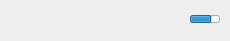
<?xml version="1.0" encoding="UTF-8"?>
<ui version="4.0">
 <class>VideoControl</class>
 <widget class="QWidget" name="VideoControl">
  <property name="geometry">
   <rect>
    <x>0</x>
    <y>0</y>
    <width>230</width>
    <height>41</height>
   </rect>
  </property>
  <property name="sizePolicy">
   <sizepolicy hsizetype="Fixed" vsizetype="Fixed">
    <horstretch>0</horstretch>
    <verstretch>0</verstretch>
   </sizepolicy>
  </property>
  <property name="windowTitle">
    <string notr="true">Form</string>
  </property>
  <property name="styleSheet">
   <string notr="true"/>
  </property>
  <widget class="MouseHoverButton" name="btnPause">
   <property name="geometry">
    <rect>
     <x>31</x>
     <y>8</y>
     <width>40</width>
     <height>31</height>
    </rect>
   </property>
   <property name="toolTip">
    <string>Pause</string>
   </property>
   <property name="text">
    <string/>
   </property>
   <property name="icon">
    <iconset resource="resources/resources.qrc">
     <normaloff>:/control/pause_default</normaloff>
     <normalon>:/control/pause_clicked</normalon>
     <disabledoff>:/control/pause_default</disabledoff>
     <disabledon>:/control/pause_default</disabledon>
     <activeoff>:/control/pause_hover</activeoff>
     <activeon>:/control/pause_hover</activeon>
     <selectedoff>:/control/pause_default</selectedoff>
     <selectedon>:/control/pause_default</selectedon>:/control/pause_default</iconset>
   </property>
   <property name="iconSize">
    <size>
     <width>40</width>
     <height>31</height>
    </size>
   </property>
   <property name="autoRaise">
    <bool>true</bool>
   </property>
  </widget>
  <widget class="MouseHoverButton" name="btnStop">
   <property name="geometry">
    <rect>
     <x>62</x>
     <y>8</y>
     <width>31</width>
     <height>31</height>
    </rect>
   </property>
   <property name="toolTip">
    <string>Stop</string>
   </property>
   <property name="text">
    <string/>
   </property>
   <property name="icon">
    <iconset resource="resources/resources.qrc">
     <normaloff>:/control/stop_default</normaloff>
     <normalon>:/control/stop_clicked</normalon>
     <disabledoff>:/control/stop_default</disabledoff>
     <disabledon>:/control/stop_default</disabledon>
     <activeoff>:/control/stop_hover</activeoff>
     <activeon>:/control/stop_hover</activeon>
     <selectedoff>:/control/stop_default</selectedoff>
     <selectedon>:/control/stop_default</selectedon>:/control/stop_default</iconset>
   </property>
   <property name="iconSize">
    <size>
     <width>31</width>
     <height>31</height>
    </size>
   </property>
   <property name="autoRaise">
    <bool>true</bool>
   </property>
  </widget>
  <widget class="MouseHoverButton" name="btnVolume">
   <property name="geometry">
    <rect>
     <x>150</x>
     <y>10</y>
     <width>31</width>
     <height>31</height>
    </rect>
   </property>
   <property name="toolTip">
    <string>Mute</string>
   </property>
   <property name="text">
    <string/>
   </property>
   <property name="icon">
    <iconset resource="resources/resources.qrc">
     <normaloff>:/control/sound_on_default</normaloff>
     <normalon>:/control/sound_on_clicked</normalon>
     <disabledoff>:/control/sound_on_default</disabledoff>
     <disabledon>:/control/sound_on_default</disabledon>
     <activeoff>:/control/sound_on_hover</activeoff>
     <activeon>:/control/sound_on_hover</activeon>
     <selectedoff>:/control/sound_on_default</selectedoff>
     <selectedon>:/control/sound_on_default</selectedon>:/control/sound_on_default</iconset>
   </property>
   <property name="iconSize">
    <size>
     <width>31</width>
     <height>31</height>
    </size>
   </property>
   <property name="autoRaise">
    <bool>true</bool>
   </property>
  </widget>
  <widget class="MouseHoverButton" name="btnBrowser">
   <property name="geometry">
    <rect>
     <x>108</x>
     <y>8</y>
     <width>31</width>
     <height>31</height>
    </rect>
   </property>
   <property name="toolTip">
    <string>Browse</string>
   </property>
   <property name="text">
    <string/>
   </property>
   <property name="icon">
    <iconset resource="resources/resources.qrc">
     <normaloff>:/control/globe_default</normaloff>
     <normalon>:/control/globe_clicked</normalon>
     <disabledoff>:/control/globe_default</disabledoff>
     <disabledon>:/control/globe_default</disabledon>
     <activeoff>:/control/globe_hover</activeoff>
     <activeon>:/control/globe_hover</activeon>
     <selectedoff>:/control/globe_default</selectedoff>
     <selectedon>:/control/globe_default</selectedon>:/control/globe_default</iconset>
   </property>
   <property name="iconSize">
    <size>
     <width>31</width>
     <height>31</height>
    </size>
   </property>
   <property name="autoRaise">
    <bool>true</bool>
   </property>
  </widget>
  <widget class="VolumeProgressBar" name="progressBar">
   <property name="geometry">
    <rect>
     <x>190</x>
     <y>15</y>
     <width>30</width>
     <height>8</height>
    </rect>
   </property>
   <property name="sizePolicy">
    <sizepolicy hsizetype="Fixed" vsizetype="Fixed">
     <horstretch>1</horstretch>
     <verstretch>0</verstretch>
    </sizepolicy>
   </property>
   <property name="minimumSize">
    <size>
     <width>30</width>
     <height>0</height>
    </size>
   </property>
   <property name="maximumSize">
    <size>
     <width>30</width>
     <height>10</height>
    </size>
   </property>
   <property name="baseSize">
    <size>
     <width>30</width>
     <height>0</height>
    </size>
   </property>
   <property name="mouseTracking">
    <bool>true</bool>
   </property>
   <property name="toolTip">
    <string>Volume control</string>
   </property>
   <property name="value">
    <number>70</number>
   </property>
   <property name="textVisible">
    <bool>false</bool>
   </property>
   <property name="format">
    <string>%p%</string>
   </property>
  </widget>
  <widget class="MouseHoverButton" name="btnPlay">
   <property name="geometry">
    <rect>
     <x>0</x>
     <y>8</y>
     <width>40</width>
     <height>31</height>
    </rect>
   </property>
   <property name="toolTip">
    <string>Play</string>
   </property>
   <property name="text">
    <string/>
   </property>
   <property name="icon">
    <iconset resource="resources/resources.qrc">
     <normaloff>:/control/play_default</normaloff>
     <normalon>:/control/play_clicked</normalon>
     <disabledoff>:/control/play_default</disabledoff>
     <disabledon>:/control/play_default</disabledon>
     <activeoff>:/control/play_hover</activeoff>
     <activeon>:/control/play_hover</activeon>
     <selectedoff>:/control/play_default</selectedoff>
     <selectedon>:/control/play_default</selectedon>:/control/play_default</iconset>
   </property>
   <property name="iconSize">
    <size>
     <width>40</width>
     <height>31</height>
    </size>
   </property>
   <property name="autoRaise">
    <bool>true</bool>
   </property>
  </widget>
 </widget>
 <customwidgets>
  <customwidget>
   <class>MouseHoverButton</class>
   <extends>QToolButton</extends>
   <header>mousehoverbutton.h</header>
  </customwidget>
  <customwidget>
   <class>VolumeProgressBar</class>
   <extends>QProgressBar</extends>
   <header>volumeprogressbar.h</header>
  </customwidget>
 </customwidgets>
 <resources>
  <include location="resources/resources.qrc"/>
 </resources>
 <connections/>
</ui>
